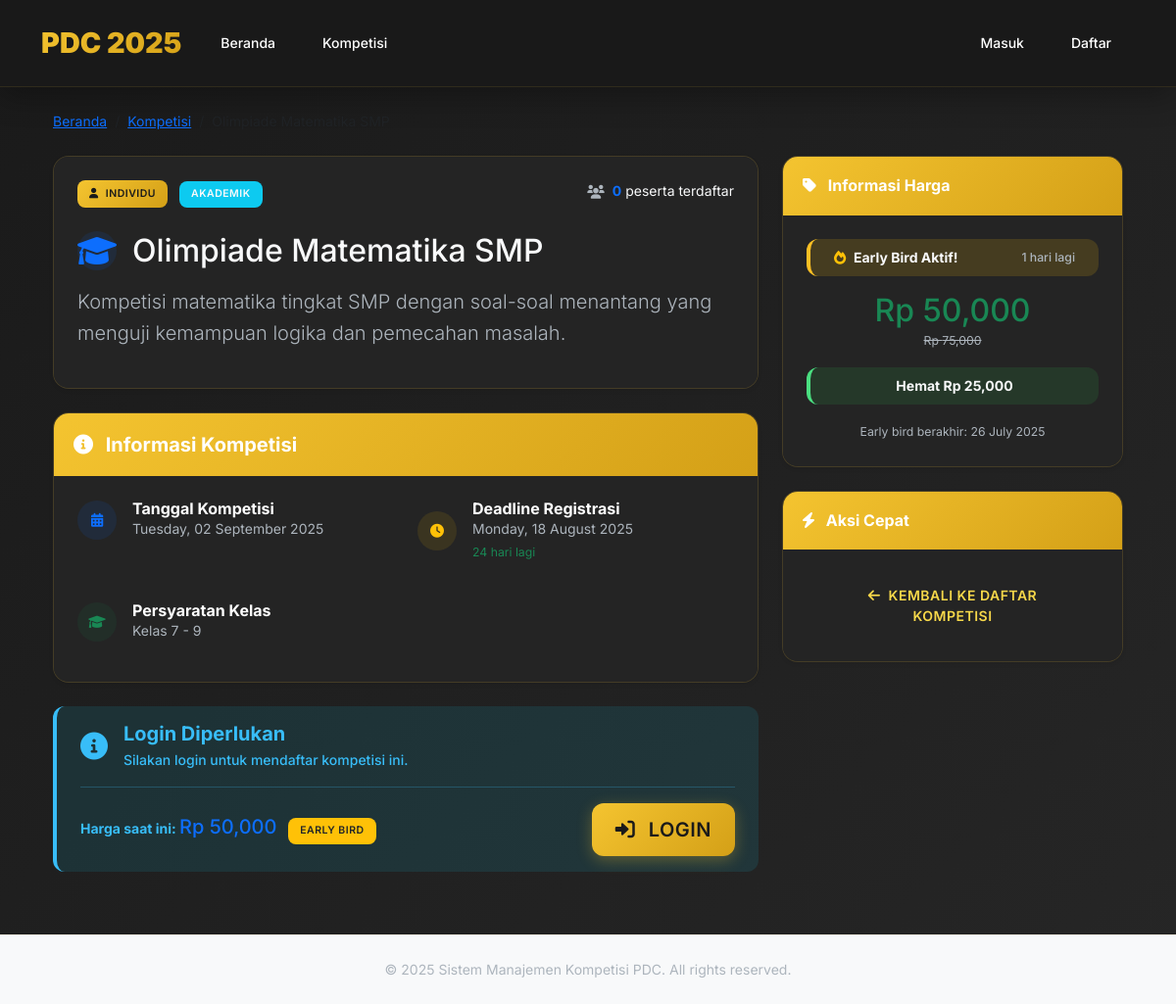
Page /kompetisi/1 on the earlier database version.
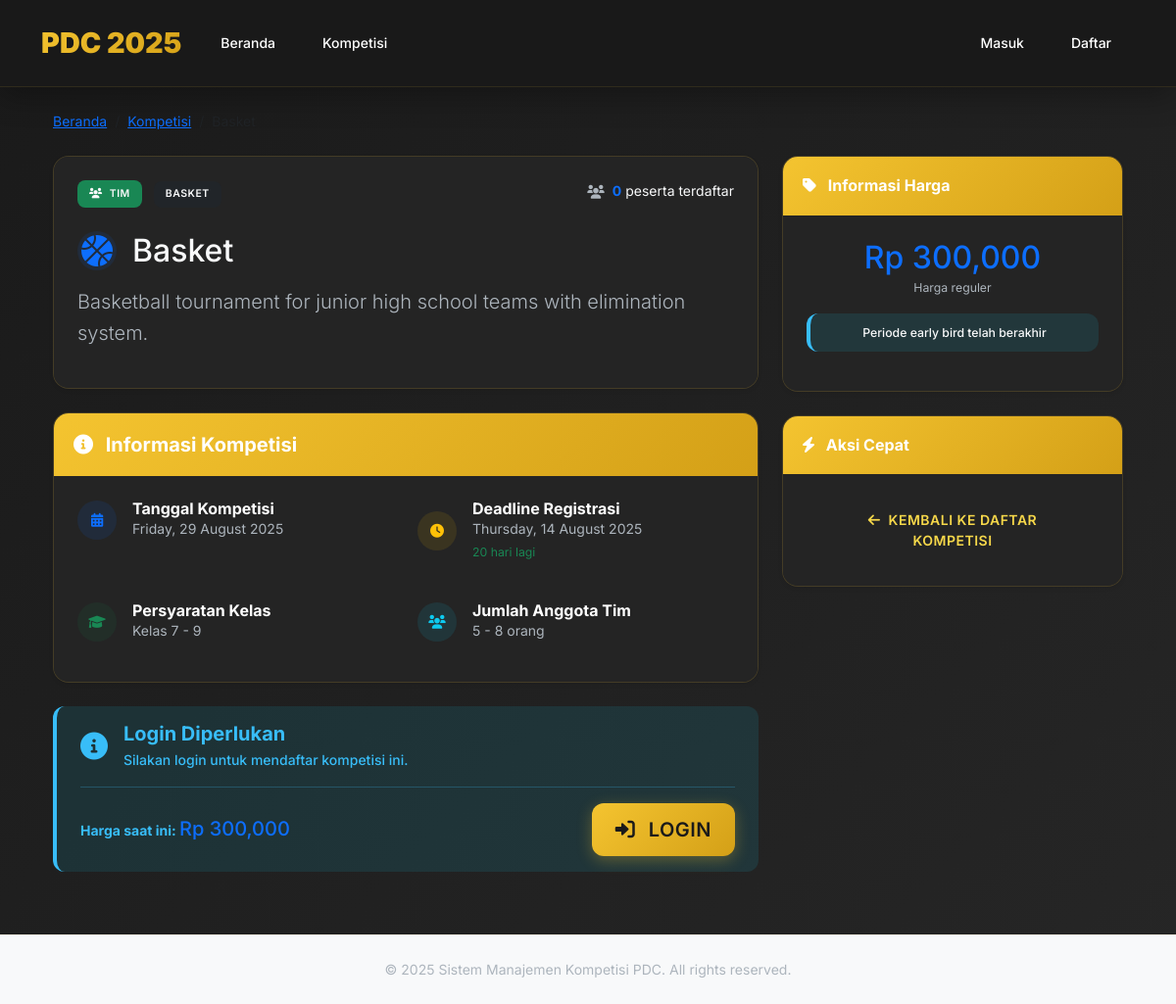
Same page on the later database version.
### app/models/competition.py (models this page shows, shortened)
class Competition(db.Model):
    __tablename__ = 'competitions'
    id = db.Column(db.Integer, primary_key=True)
    nama_kompetisi = db.Column(db.String(100), nullable=False)
    deskripsi = db.Column(db.Text)
    kategori = db.Column(db.String(50), nullable=False)  # 'individual' or 'team'
    jenis = db.Column(db.String(50), nullable=False)  # 'academic', 'creative', 'performance', 'basketball', 'esports'
    harga_early_bird = db.Column(db.Integer, nullable=False)  # Early bird price in rupiah
    harga_reguler = db.Column(db.Integer, nullable=False)  # Regular price in rupiah
    tanggal_mulai_early_bird = db.Column(db.DateTime, nullable=False)
    tanggal_akhir_early_bird = db.Column(db.DateTime, nullable=False)
    deadline_registrasi = db.Column(db.DateTime, nullable=False)
    tanggal_kompetisi = db.Column(db.DateTime, nullable=False)
    min_kelas = db.Column(db.Integer, default=7, nullable=False)
    max_kelas = db.Column(db.Integer, default=9, nullable=False)
    min_anggota = db.Column(db.Integer)  # Minimum team members
    max_anggota = db.Column(db.Integer)  # Maximum team members
    created_at = db.Column(db.DateTime, default=datetime.utcnow)
    updated_at = db.Column(db.DateTime, default=datetime.utcnow, onupdate=datetime.utcnow)
    registrations = db.relationship('Registration', backref='competition', lazy='dynamic')
    teams = db.relationship('Team', backref='competition', lazy='dynamic')
    def get_current_price(self):
        if self.is_early_bird_active():
            return self.harga_early_bird
        return self.harga_reguler
    def is_early_bird_active(self):
        now = datetime.utcnow()
        return (self.tanggal_mulai_early_bird <= now <= self.tanggal_akhir_early_bird)
    def get_participant_count(self):
        return self.registrations.filter_by(status='approved').count()
    def get_early_bird_savings(self):
        return self.harga_reguler - self.harga_early_bird
    def get_early_bird_days_left(self):
        if not self.is_early_bird_active():
            return 0
        now = datetime.utcnow()
        if now < self.tanggal_mulai_early_bird:
            return 0
        days_left = (self.tanggal_akhir_early_bird - now).days
        return max(0, days_left)
    def is_registration_open(self):
        return datetime.utcnow() <= self.deadline_registrasi
    def get_registration_days_left(self):
        if not self.is_registration_open():
            return 0
        days_left = (self.deadline_registrasi - datetime.utcnow()).days
        return max(0, days_left)
    def get_competition_type_display(self):
        type_mapping = {
            'academic': 'Akademik',
            'creative': 'Kreatif',
            'performance': 'Performa',
            'basketball': 'Basket',
            'esports': 'E-Sports'
        }
        return type_mapping.get(self.jenis, self.jenis.title())
    def get_category_display(self):
        return 'Individu' if self.kategori == 'individual' else 'Tim'
    def get_competition_icon(self):
        type_icons = {
            'academic': 'fas fa-graduation-cap',
            'creative': 'fas fa-palette',
            'performance': 'fas fa-music',
            'basketball': 'fas fa-basketball-ball',
            'esports': 'fas fa-gamepad'
        }
        if self.jenis in type_icons:
            return type_icons[self.jenis]

### app/blueprints/competition/routes.py (the view, shortened to what this page needs)
@bp.route('/<int:id>')
def detail(id):
    competition = Competition.query.get_or_404(id)
    user_eligible = False
    eligibility_reason = ""
    return render_template('competition/detail.html',
                         competition=competition,
                         user_eligible=user_eligible,
                         eligibility_reason=eligibility_reason)

### app/templates/competition/detail.html (shortened to what the changed rows need)
{% extends "base.html" %}
{% block content %}
<div class="container-fluid">
    <div class="row">
        <div class="col-lg-8">
            <div class="card shadow-sm mb-4">
                <div class="card-body">
                    <div class="d-flex justify-content-between align-items-start mb-3">
                        <div>
                            <span class="badge
                                {% if competition.kategori == 'individual' %}bg-primary
                                {% else %}bg-success{% endif %} mb-2">
                                <i class="fas
                                    {% if competition.kategori == 'individual' %}fa-user
                                    {% else %}fa-users{% endif %} me-1"></i>
                                {{ competition.get_category_display() }}
                            </span>
                            <span class="badge
                                {% if competition.jenis == 'academic' %}bg-info
                                {% elif competition.jenis == 'creative' %}bg-warning
                                {% elif competition.jenis == 'performance' %}bg-danger
                                {% else %}bg-dark{% endif %} ms-2">
                                {{ competition.get_competition_type_display() }}
                            </span>
                        </div>
                        <div class="text-end">
                        </div>
                    </div>
                    <div class="d-flex align-items-center mb-3">
                        <div class="icon-circle bg-primary bg-opacity-10 me-3">
                            <i class="{{ competition.get_competition_icon() }} text-primary" style="font-size: 2rem;"></i>
                        </div>
                        <h1 class="h2 mb-0">{{ competition.nama_kompetisi }}</h1>
                    </div>
                    <p class="lead text-muted">{{ competition.deskripsi }}</p>
                </div>
            </div>
            <div class="card shadow-sm mb-4">
                <div class="card-body">
                    <div class="row g-4">
                        <div class="col-md-6">
                            <div class="d-flex align-items-center mb-3">
                                <div>
                                    <h6 class="mb-0">Tanggal Kompetisi</h6>
                                    <p class="text-muted mb-0">{{ competition.tanggal_kompetisi.strftime('%A, %d %B %Y') }}</p>
                                </div>
                            </div>
                        </div>
                        <div class="col-md-6">
                            <div class="d-flex align-items-center mb-3">
                                <div>
                                    <h6 class="mb-0">Deadline Registrasi</h6>
                                    <p class="text-muted mb-0">{{ competition.deadline_registrasi.strftime('%A, %d %B %Y') }}</p>
                                    {% if competition.get_registration_days_left() > 0 %}
                                        <small class="text-success">{{ competition.get_registration_days_left() }} hari lagi</small>
                                    {% else %}
                                        <small class="text-danger">Pendaftaran ditutup</small>
                                    {% endif %}
                                </div>
                            </div>
                        </div>
                        <div class="col-md-6">
                            <div class="d-flex align-items-center mb-3">
                                <div>
                                    <h6 class="mb-0">Persyaratan Kelas</h6>
                                    <p class="text-muted mb-0">Kelas {{ competition.min_kelas }} - {{ competition.max_kelas }}</p>
                                </div>
                            </div>
                        </div>
                        {% if competition.kategori == 'team' %}
                            <div class="col-md-6">
                                <div class="d-flex align-items-center mb-3">
                                    <div class="icon-circle bg-info bg-opacity-10 me-3">
                                        <i class="fas fa-users text-info"></i>
                                    </div>
                                    <div>
                                        <h6 class="mb-0">Jumlah Anggota Tim</h6>
                                        <p class="text-muted mb-0">{{ competition.min_anggota }} - {{ competition.max_anggota }} orang</p>
                                    </div>
                                </div>
                            </div>
                        {% endif %}
                    </div>
                </div>
            </div>
            {% if current_user.is_authenticated %}
                {% if user_eligible %}
                    <div class="alert alert-success" role="alert">
                        <div class="d-flex align-items-center">
                            <i class="fas fa-check-circle me-3 fa-2x"></i>
                            <div class="flex-grow-1">
                                <h5 class="alert-heading mb-1">Siap Mendaftar!</h5>
                                <p class="mb-0">Anda memenuhi semua persyaratan untuk kompetisi ini.</p>
                            </div>
                        </div>
                        <hr>
                        <div class="d-flex justify-content-between align-items-center">
                            <div>
                                <strong>Harga saat ini: </strong>
                                <span class="h5 text-success">Rp {{ "{:,}".format(competition.get_current_price()) }}
                                </span>
                                {% if competition.is_early_bird_active() %}
                                    <span class="badge bg-warning text-dark ms-2">Early Bird</span>
                                {% endif %}
                            </div>
                            {% if competition.kategori == 'individual' %}
                                <a href="{{ url_for('competition.register', id=competition.id) }}" class="btn btn-success btn-lg">
                                    <i class="fas fa-user-plus me-2"></i>
                                    Daftar Sekarang
                                </a>
                            {% elif competition.kategori == 'team' %}
                                <a href="{{ url_for('team.create_team', competition_id=competition.id) }}" class="btn btn-success btn-lg">
                                    <i class="fas fa-users me-2"></i>
                                    Buat Tim
                                </a>
                            {% endif %}
                        </div>
                    </div>
                {% else %}
                    <div class="alert alert-warning" role="alert">
                        <div class="d-flex align-items-center">
                            <i class="fas fa-exclamation-triangle me-3 fa-2x"></i>
                            <div class="flex-grow-1">
                                <h5 class="alert-heading mb-1">Tidak Dapat Mendaftar</h5>
                                <p class="mb-0">{{ eligibility_reason }}</p>
                            </div>
                        </div>
                        {% if eligibility_reason in ['Profil belum dibuat', 'Profil belum lengkap'] %}
                            <hr>
                            <a href="{{ url_for('main.profil') }}" class="btn btn-outline-primary">
                                <i class="fas fa-edit me-1"></i>
                                Lengkapi Profil
                            </a>
                        {% endif %}
                    </div>
                {% endif %}
            {% else %}
                <div class="alert alert-info" role="alert">
                    <div class="d-flex align-items-center">
                        <i class="fas fa-info-circle me-3 fa-2x"></i>
                        <div class="flex-grow-1">
                            <h5 class="alert-heading mb-1">Login Diperlukan</h5>
                            <p class="mb-0">Silakan login untuk mendaftar kompetisi ini.</p>
                        </div>
                    </div>
                    <hr>
                    <div class="d-flex justify-content-between align-items-center">
                        <div>
                            <strong>Harga saat ini: </strong>
                            <span class="h5 text-primary">Rp {{ "{:,}".format(competition.get_current_price()) }}</span>
                            {% if competition.is_early_bird_active() %}
                                <span class="badge bg-warning text-dark ms-2">Early Bird</span>
                            {% endif %}
                        </div>
                        <a href="{{ url_for('auth.masuk', next=request.path) }}" class="btn btn-primary btn-lg">
                            <i class="fas fa-sign-in-alt me-2"></i>
                            Login
                        </a>
                    </div>
                </div>
            {% endif %}
        </div>
        <div class="col-lg-4">
            <div class="card shadow-sm mb-4">
                <div class="card-body">
                    {% if competition.is_early_bird_active() %}
                        <div class="alert alert-warning py-2 mb-3">
                            <div class="d-flex justify-content-between align-items-center">
                                <div>
                                    <i class="fas fa-fire text-warning me-1"></i>
                                    <strong>Early Bird Aktif!</strong>
                                </div>
                                <small class="text-muted">{{ competition.get_early_bird_days_left() }} hari lagi</small>
                            </div>
                        </div>
                        <div class="text-center mb-3">
                            <div class="h2 text-success mb-0">Rp {{ "{:,}".format(competition.harga_early_bird) }}</div>
                            <small class="text-muted text-decoration-line-through">Rp {{ "{:,}".format(competition.harga_reguler) }}</small>
                        </div>
                        <div class="alert alert-success py-2 text-center">
                            <strong>Hemat Rp {{ "{:,}".format(competition.get_early_bird_savings()) }}</strong>
                        </div>
                        <div class="text-center">
                            <small class="text-muted">
                                Early bird berakhir: {{ competition.tanggal_akhir_early_bird.strftime('%d %B %Y') }}
                            </small>
                        </div>
                    {% else %}
                        <div class="text-center mb-3">
                            <div class="h2 text-primary mb-0">Rp {{ "{:,}".format(competition.harga_reguler) }}</div>
                            <small class="text-muted">Harga reguler</small>
                        </div>
                        {% if competition.get_early_bird_days_left() == 0 and competition.is_registration_open() %}
                            <div class="alert alert-info py-2 text-center">
                                <small>Periode early bird telah berakhir</small>
                            </div>
                        {% endif %}
                    {% endif %}
                </div>
            </div>
        </div>
    </div>
</div>
<link rel="stylesheet" href="https://cdnjs.cloudflare.com/ajax/libs/font-awesome/6.0.0/css/all.min.css">
{% endblock %}

Differences in the rows shown:
changed Competition: kategori "individual" → "team" (drawn); category "INDIVIDU" → "TIM"; jenis "academic" → "basketball" (drawn); competition_type "AKADEMIK" → "BASKET"; nama_kompetisi "Olimpiade Matematika SMP" → "Basket"; deskripsi "Kompetisi matematika tingkat SMP dengan soal-soal menantang yang menguji kemampuan logika dan pemecahan masalah." → "Basketball tournament for junior high school teams with elimination system."; tanggal_kompetisi "Tuesday, 02 September 2025" → "Friday, 29 August 2025"; deadline_registrasi "Monday, 18 August 2025" → "Thursday, 14 August 2025"; get_registration_days_left "24" → "20"; min_anggota (not shown) → "5"; max_anggota (not shown) → "8"; get_current_price "50,000" → "300,000"; get_early_bird_days_left "1" → (not shown); harga_early_bird "50,000" → (not shown); harga_reguler "75,000" → "300,000"; get_early_bird_savings "25,000" → (not shown); tanggal_akhir_early_bird "26 July 2025" → (not shown)
Other differences:
text no longer shown: "EARLY BIRD Early Bird Aktif! hari lagi Hemat Rp Early bird berakhir:"
text now shown: "Jumlah Anggota Tim - orang Harga reguler Periode early bird telah berakhir"
